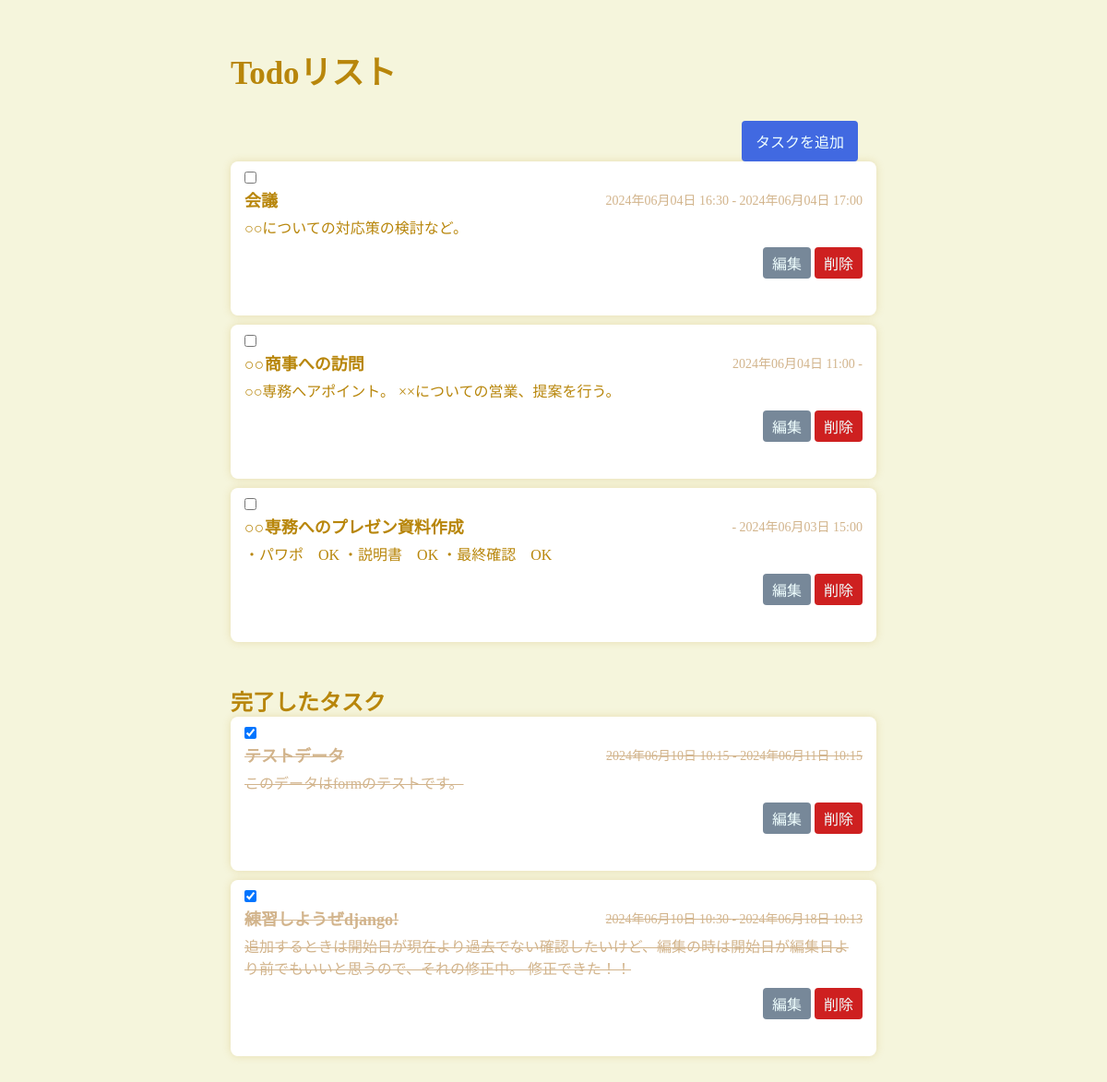
The page / on the database its author committed.
### mytodo/models.py (models this page shows, shortened)
class Task(models.Model):
    class Meta:
        db_table = "tasks"
    title = models.CharField(verbose_name="タスク名", max_length=255)
    description = models.TextField(verbose_name="詳細", null=True, blank=True)
    complete = models.IntegerField(verbose_name="完了フラグ", default=0)
    start_date = models.DateTimeField(verbose_name="開始日", null=True, blank=True)
    end_date = models.DateTimeField(verbose_name="終了日", null=True, blank=True)

### mytodo/views.py (the view)
# urls.py: path("", IndexView.as_view(), name="index"),
class IndexView(View):
    def get(self, request):
        todo_list = Task.objects.filter(complete=False)
        completed_tasks = Task.objects.filter(complete=True)
        context = {
            'todo_list': todo_list,
            'completed_tasks': completed_tasks
        }
        return render(request, 'mytodo/index.html', context)

### templates/mytodo/index.html (shortened to what this page needs)
{% extends "base.html" %}
{% block contents %}
<div class="index">
    <h1>Todoリスト</h1>
    <a class="add_btn" href="{% url "add" %}">タスクを追加</a>
    <div class="margin">
        <br><br><br>
    </div>
    <ul>
        {% for task in todo_list %}
        <li class="{% if task.complete %}complete{% endif %}">
            <form action="{% url "update_task_complete" %}" method="post">
                <input type="checkbox" name="complete" onchange="this.form.submit()" {% if task.complete %}checked{% endif %}>
                <div class="task-header">
                    <span class="task-title">{{ task.title }}</span>
                    <span class="task-date">
                        {{ task.start_date|date:"Y年m月d日 H:i"}} - {{ task.end_date|date:"Y年m月d日 H:i"}}
                    </span>
                </div>
                <p class="task-description">{{ task.description }}</p>
            </form>
            <div class="btn">
                <a class="edit_btn" href="{% url 'edit_task' task.id %}">編集</a>
                <a class="delete_btn" href="{% url 'delete_task' task.id %}">削除</a>
            </div>
        </li>
        {% endfor %}
    </ul>
    <br>
    <br>
    {% if completed_tasks %}
    <div class="completed-tasks">
        <h2>完了したタスク</h2>
        <ul>
            {% for task in completed_tasks %}
            <li class="{% if task.complete %}complete{% endif %}">
                <form action="{% url "update_task_complete" %}" method="post">
                    <div class="task_th">
                        <input type="checkbox" name="complete" onchange="this.form.submit()" {% if task.complete %}checked{% endif %}>
                        <div class="task-header">
                            <span class="task-title">{{ task.title }}</span>
                            <span class="task-date">
                                {{ task.start_date|date:"Y年m月d日 H:i"}} - {{ task.end_date|date:"Y年m月d日 H:i"}}
                            </span>
                        </div>
                        <p class="task-description">{{ task.description }}</p>
                    </div>
                </form>
                <div class="btn">
                    <a class="edit_btn" href="{% url 'edit_task' task.id %}">編集</a>
                    <a class="delete_btn" href="{% url 'delete_task' task.id %}">削除</a>
                </div>
            </li>
            {% endfor %}
        </ul>
    </div>
    {% endif %}
</div>
{% endblock contents %}

### templates/base.html (shortened to what this page needs)
{% load static %}
<!DOCTYPE html>
<html lang="en">
<head>
    <link rel="stylesheet" href="{% static 'css/style.css' %}">
</head>
<body>
    <div class="container">
        {% block contents %}
        {% endblock contents %}
    </div>
</body>
</html>

### static/css/style.css (style rules this page uses)
* { margin: 0; padding: 0; }
.container { padding: 50px 250px; background-color: beige; color: darkgoldenrod; }
li { padding: 10px 20px; }
h1 { font-size: 35px; margin-bottom: 20px; }
.add_btn { float: right; margin-top: 10px; margin-right: 20px; }
.index a { display: inline-block; margin-bottom: 20px; padding: 10px 15px; background-color: royalblue; color: azure; text-decoration: none; border-radius: 4px; }
.index ul { list-style-type: none; }
.index li { background-color: #fff; margin-bottom: 10px; padding: 10px 15px; border-radius: 8px; box-shadow: 0 0 10px rgba(184, 134, 11, 0.2); }
.index .task_th { text-decoration: line-through; color: tan; }
.index .edit_btn { display: inline-block; margin-bottom: 10px; padding: 5px 10px; background-color: lightslategray; color: azure; text-decoration: none; border-radius: 4px; }
.index .delete_btn { display: inline-block; margin-bottom: 10px; padding: 5px 10px; background-color: rgb(206, 32, 32); color: azure; text-decoration: none; border-radius: 4px; }
.task-header { display: flex; justify-content: space-between; align-items: center; margin-bottom: 5px; }
.task-title { font-weight: bold; font-size: 18px; }
.task-date { font-size: 14px; color: tan; }
.task-description { font-size: 16px; }
.btn { text-align: right; margin-top: 10px; margin-bottom: 20px; }
.index ul { list-style: none; }

### rows shown on the page
Task: title "会議", start_date "2024年06月04日 16:30", end_date "2024年06月04日 17:00", description "○○についての対応策の検討など。"
Task: title "○○商事への訪問", start_date "2024年06月04日 11:00", description "○○専務へアポイント。 ××についての営業、提案を行う。"
Task: title "○○専務へのプレゼン資料作成", end_date "2024年06月03日 15:00", description "・パワポ OK ・説明書 OK ・最終確認 OK"
Task: complete "☑", title "テストデータ", start_date "2024年06月10日 10:15", end_date "2024年06月11日 10:15", description "このデータはformのテストです。"
Task: complete "☑", title "練習しようぜdjango!", start_date "2024年06月10日 10:30", end_date "2024年06月18日 10:13", description "追加するときは開始日が現在より過去でない確認したいけど、編集の時は開始日が編集日より前でもいいと思うので、それの修正中。 修正できた！！"
